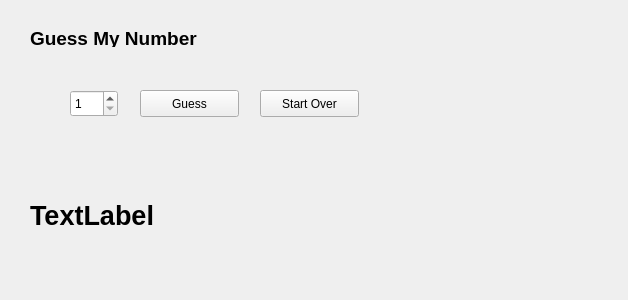
<?xml version="1.0" encoding="UTF-8"?>
<ui version="4.0">
 <class>Widget</class>
 <widget class="QWidget" name="Widget">
  <property name="geometry">
   <rect>
    <x>0</x>
    <y>0</y>
    <width>628</width>
    <height>300</height>
   </rect>
  </property>
  <property name="windowTitle">
   <string>Widget</string>
  </property>
  <widget class="QLabel" name="label">
   <property name="geometry">
    <rect>
     <x>30</x>
     <y>30</y>
     <width>171</width>
     <height>17</height>
    </rect>
   </property>
   <property name="font">
    <font>
     <pointsize>14</pointsize>
     <weight>75</weight>
     <bold>true</bold>
    </font>
   </property>
   <property name="text">
    <string>Guess My Number</string>
   </property>
  </widget>
  <widget class="QSpinBox" name="spinBox">
   <property name="geometry">
    <rect>
     <x>70</x>
     <y>90</y>
     <width>48</width>
     <height>27</height>
    </rect>
   </property>
   <property name="minimum">
    <number>1</number>
   </property>
   <property name="maximum">
    <number>10</number>
   </property>
  </widget>
  <widget class="QPushButton" name="GuessButton">
   <property name="geometry">
    <rect>
     <x>140</x>
     <y>90</y>
     <width>99</width>
     <height>27</height>
    </rect>
   </property>
   <property name="text">
    <string>Guess</string>
   </property>
  </widget>
  <widget class="QPushButton" name="StartOverButton">
   <property name="geometry">
    <rect>
     <x>260</x>
     <y>90</y>
     <width>99</width>
     <height>27</height>
    </rect>
   </property>
   <property name="text">
    <string>Start Over</string>
   </property>
  </widget>
  <widget class="QLabel" name="MessageLabel">
   <property name="geometry">
    <rect>
     <x>30</x>
     <y>190</y>
     <width>531</width>
     <height>51</height>
    </rect>
   </property>
   <property name="font">
    <font>
     <pointsize>20</pointsize>
     <weight>75</weight>
     <bold>true</bold>
    </font>
   </property>
   <property name="text">
    <string>TextLabel</string>
   </property>
  </widget>
 </widget>
 <layoutdefault spacing="6" margin="11"/>
 <resources/>
 <connections/>
</ui>
